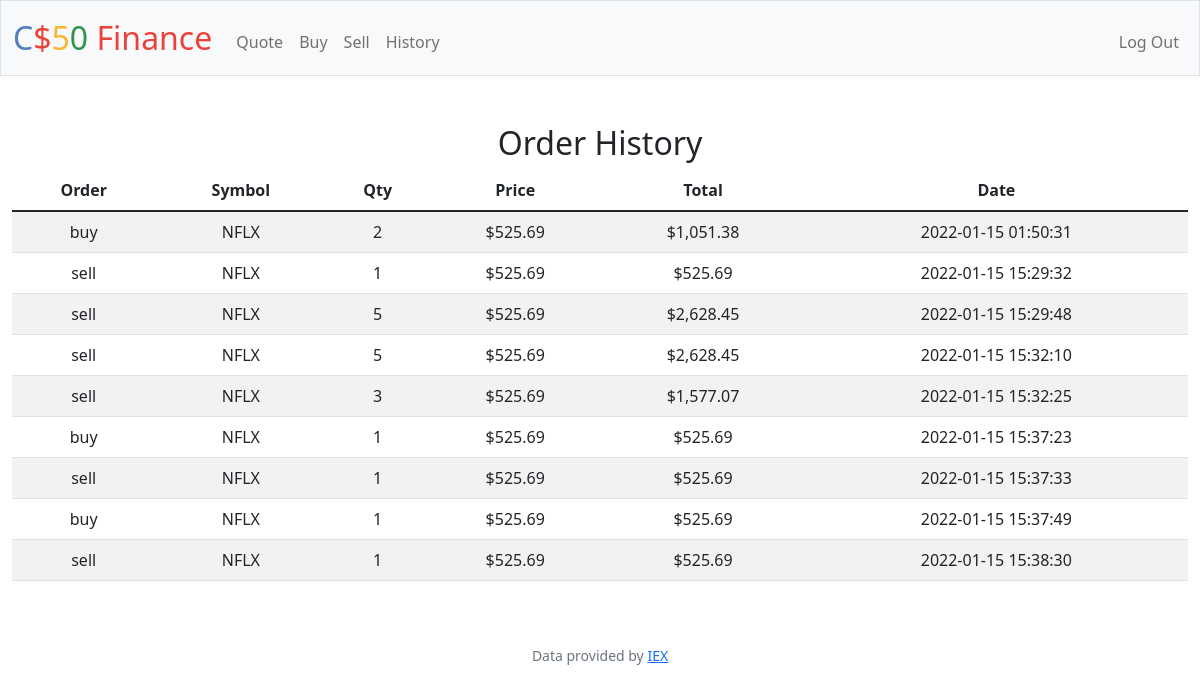
/history (signed in), run on an earlier commit of the app's database.
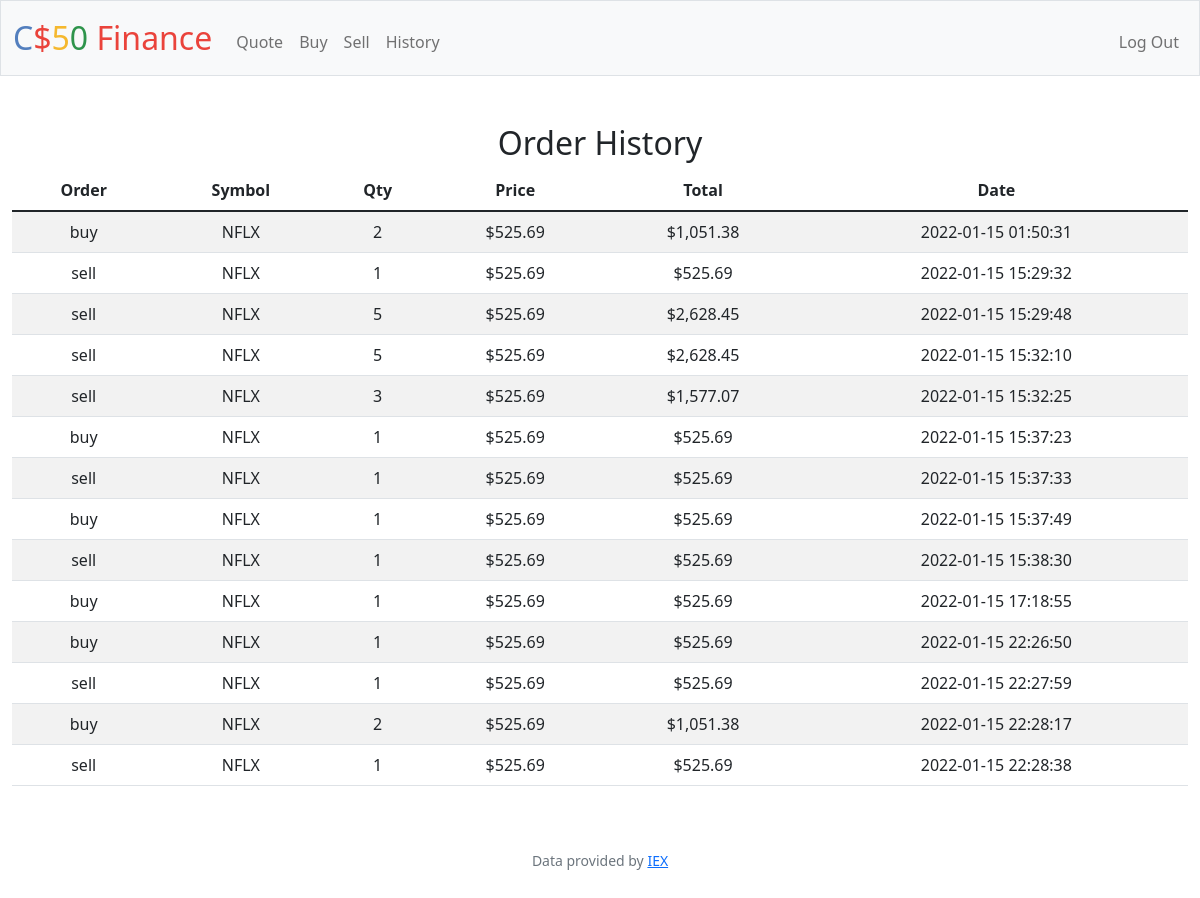
And on a later commit of the database.
### tables this page shows
CREATE TABLE orders (
    id INTEGER,
    user_id INTEGER,
    order_type TEXT NOT NULL,
    symbol TEXT NOT NULL,
    shares_num INTEGER,
    share_price INTEGER,
    total INTEGER,
    date DATETIME,
    PRIMARY KEY(id),
    FOREIGN KEY(user_id) REFERENCES users(id)
);

### app.py (the view)
@app.route("/history")
@login_required
def history():
    user_id = session.get("user_id")
    orders = db.execute("SELECT order_type, symbol, shares_num, share_price, total, date FROM orders WHERE user_id = ?", user_id)
    print(orders)
    return render_template("history.html", orders=orders)

### app.py (called while the page is built)
@app.after_request
def after_request(response):
    response.headers["Cache-Control"] = "no-cache, no-store, must-revalidate"
    response.headers["Expires"] = 0
    response.headers["Pragma"] = "no-cache"
    return response

### helpers.py (called while the page is built)
def login_required(f):
    @wraps(f)
    def decorated_function(*args, **kwargs):
        if session.get("user_id") is None:
            return redirect("/login")
        return f(*args, **kwargs)
    return decorated_function

def usd(value):
    return f"${value:,.2f}"

### templates/history.html (shortened to what this page needs)
{% extends "layout.html" %}
{% block main %}
    <div class="section">
        <h2>Order History</h2>
        <table class="table table-striped">
            <thead>
                <tr>
                    <th>Order</th>
                    <th>Symbol</th>
                    <th>Qty</th>
                    <th>Price</th>
                    <th>Total</th>
                    <th>Date</th>
                </tr>
            </thead>
            <tbody>
                {% for order in orders %}
                <tr>
                    <td>{{order.order_type}}</td>
                    <td>{{order.symbol}}</td>
                    <td>{{order.shares_num}}</td>
                    <td>{{order.share_price | usd}}</td>
                    <td>{{order.total | usd}}</td>
                    <td>{{order.date}}</td>
                </tr>
                {% endfor %}
            </tbody>
        </table>
    </div>
{% endblock %}

### templates/layout.html (shortened to what this page needs)
<!DOCTYPE html>
<html lang="en">
    <head>
        <link href="https://cdn.jsdelivr.net/npm/bootstrap@5.1.3/dist/css/bootstrap.min.css" rel="stylesheet">
        <link href="/static/styles.css" rel="stylesheet">
    </head>
    <body>
        <nav class="bg-light border navbar navbar-expand-md navbar-light">
            <div class="container-fluid">
                <a class="navbar-brand" href="/"><span class="blue">C</span><span class="red">$</span><span class="yellow">5</span><span class="green">0</span> <span class="red">Finance</span></a>
                <div class="collapse navbar-collapse" id="navbar">
                    {% if session["user_id"] %}
                        <ul class="navbar-nav me-auto mt-2">
                            <li class="nav-item"><a class="nav-link" href="/quote">Quote</a></li>
                            <li class="nav-item"><a class="nav-link" href="/buy">Buy</a></li>
                            <li class="nav-item"><a class="nav-link" href="/sell">Sell</a></li>
                            <li class="nav-item"><a class="nav-link" href="/history">History</a></li>
                        </ul>
                        <ul class="navbar-nav ms-auto mt-2">
                            <li class="nav-item"><a class="nav-link" href="/logout">Log Out</a></li>
                        </ul>
                    {% else %}
                        <ul class="navbar-nav ms-auto mt-2">
                            <li class="nav-item"><a class="nav-link" href="/register">Register</a></li>
                            <li class="nav-item"><a class="nav-link" href="/login">Log In</a></li>
                        </ul>
                    {% endif %}
                </div>
            </div>
        </nav>
        <main class="container-fluid py-5 text-center">
            {% block main %}{% endblock %}
        </main>
        <footer class="mb-5 small text-center text-muted">
            Data provided by <a href="https://iexcloud.io/">IEX</a>
        </footer>
    </body>
</html>

### static/styles.css (style rules this page uses)
nav .navbar-brand { font-size: xx-large; }
nav .navbar-brand .blue { color: #537fbe; }
nav .navbar-brand .red { color: #ea433b; }
nav .navbar-brand .yellow { color: #f5b82e; }
nav .navbar-brand .green { color: #2e944b; }

What changed in the data, as far as the page shows it:
added orders: order_type "buy", symbol "NFLX", shares_num "1", share_price "$525.69", total "$525.69", date "2022-01-15 17:18:55"
added orders: order_type "buy", symbol "NFLX", shares_num "1", share_price "$525.69", total "$525.69", date "2022-01-15 22:26:50"
added orders: order_type "sell", symbol "NFLX", shares_num "1", share_price "$525.69", total "$525.69", date "2022-01-15 22:27:59"
added orders: order_type "buy", symbol "NFLX", shares_num "2", share_price "$525.69", total "$1,051.38", date "2022-01-15 22:28:17"
added orders: order_type "sell", symbol "NFLX", shares_num "1", share_price "$525.69", total "$525.69", date "2022-01-15 22:28:38"
